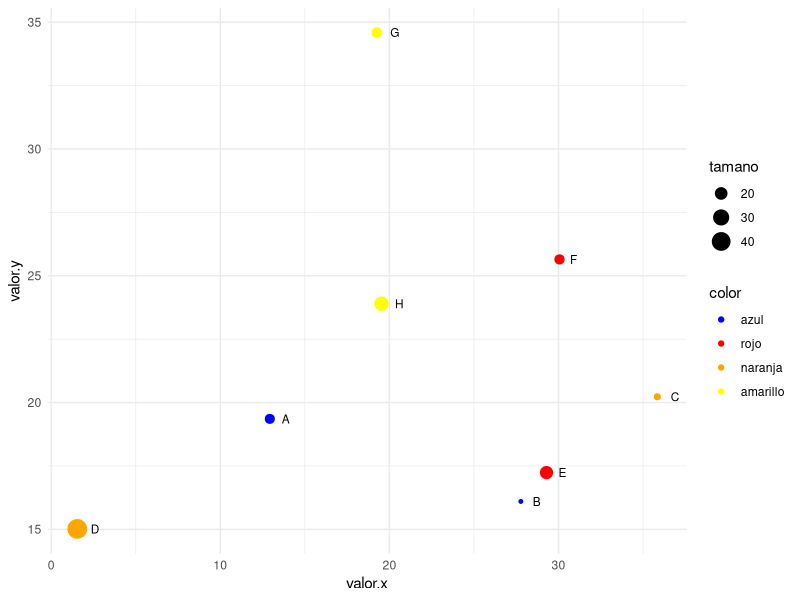

Write R code to recreate this figure.

# --------------------------------------------------------------
# Gráfico de burbujas (cambiando color y tamaño)
# --------------------------------------------------------------

install.packages("ggplot2") # Instalar paquete de visualización gráfica
library(ggplot2) # Cargar la librería gráfica "ggplot2"


set.seed(1234)
nombre <- c("A","B","C","D","E","F","G","H")
valor.x <- rnorm(8,25,10) # Número de elementos, media y desviación estandar
valor.y <- rnorm(8,25,10)
tamano <- rnorm(8,20,10)
color <- c(rep("blue",2), rep("red",2),rep("orange",2),rep("yellow",2))
datos <- data.frame(nombre, valor.x, valor.y, tamano, color)

ggplot(datos, aes(x = valor.x, y = valor.y, label = nombre)) +
  geom_point(aes(size = tamano, colour = color)) + 
  geom_text(hjust = -1.5, size = 3) +
  theme_minimal() +
  scale_color_manual(values = c("blue","red","orange","yellow"),
                     labels = c("azul", "rojo","naranja","amarillo"))
